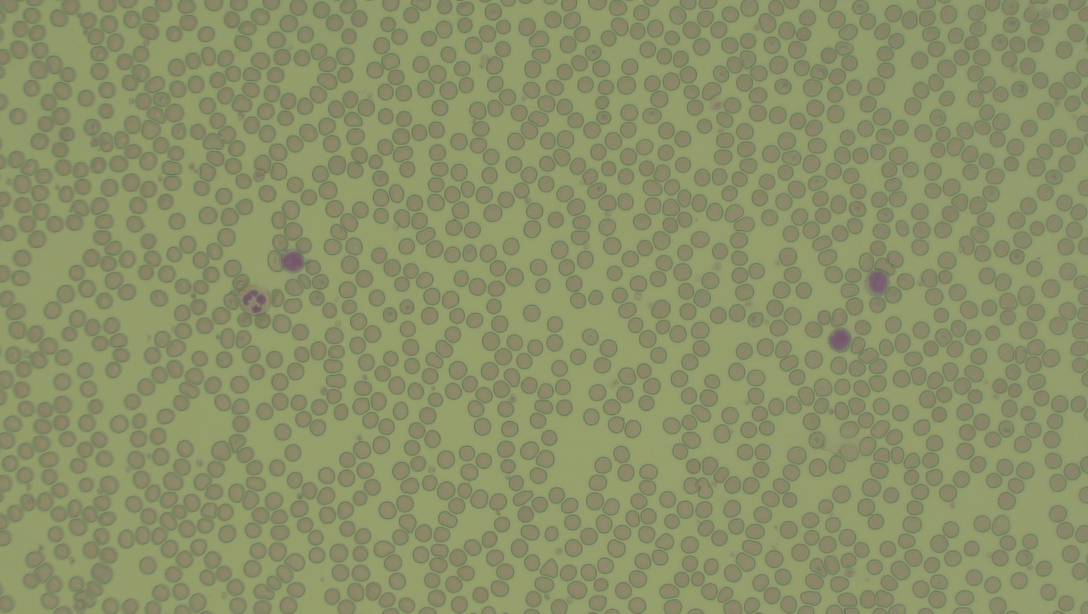
#> input picture IMG00330.JPG, 3264 x 1840 px (shown at 1/3 size)
$ python -i gui_increase_brightness.py   (imports and definitions only)
#> lines starting #> are read from the running program, lines starting #| are printed output that depends on the picture
import cv2
import numpy as np

def is_very_dark(img):

    image = cv2.imread(img)
    # Convert the image to grayscale to calculate brightness
    gray_image = cv2.cvtColor(image, cv2.COLOR_BGR2GRAY)
    # Calculate the average brightness
    avg_brightness = np.mean(gray_image)
    print(f"Average brightness: {avg_brightness}")
    # Check if the average brightness is below the threshold
    return image, avg_brightness #< threshold

def increase_brightness(image, brightness_thresh=140):
    img_path = image
    image, current_brightness = is_very_dark(image)

    diff_brightness = brightness_thresh - current_brightness if brightness_thresh - current_brightness >=0 else 0
    # Convert to HSV (Hue, Saturation, Value) color space
    hsv = cv2.cvtColor(image, cv2.COLOR_BGR2HSV)
    # Increase the V (value) channel by the specified value
    h, s, v = cv2.split(hsv)
    v = np.clip(v + diff_brightness, 0, 255).astype(h.dtype)
    final_hsv = cv2.merge((h, s, v))
    # Convert back to BGR color space
    bright_image = cv2.cvtColor(final_hsv, cv2.COLOR_HSV2BGR)
    cv2.imwrite(img_path, bright_image)
    return bright_image

>>> import cv2
>>> picture = cv2.imread('IMG00330.JPG', cv2.IMREAD_GRAYSCALE)
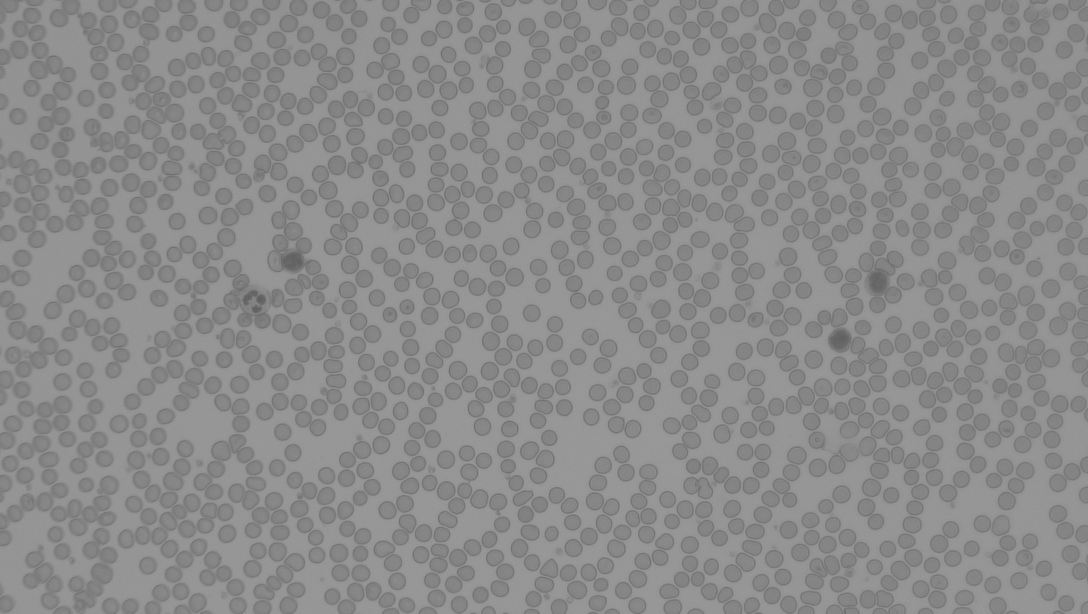
#> picture: shape (1840, 3264) (shown at 1/3 size); min 93, max 159, mean 138.8
>>> result = increase_brightness(picture)
#> (the run stopped early here; a loop or call above may not have finished)

$ run again, on IMG00335.JPG
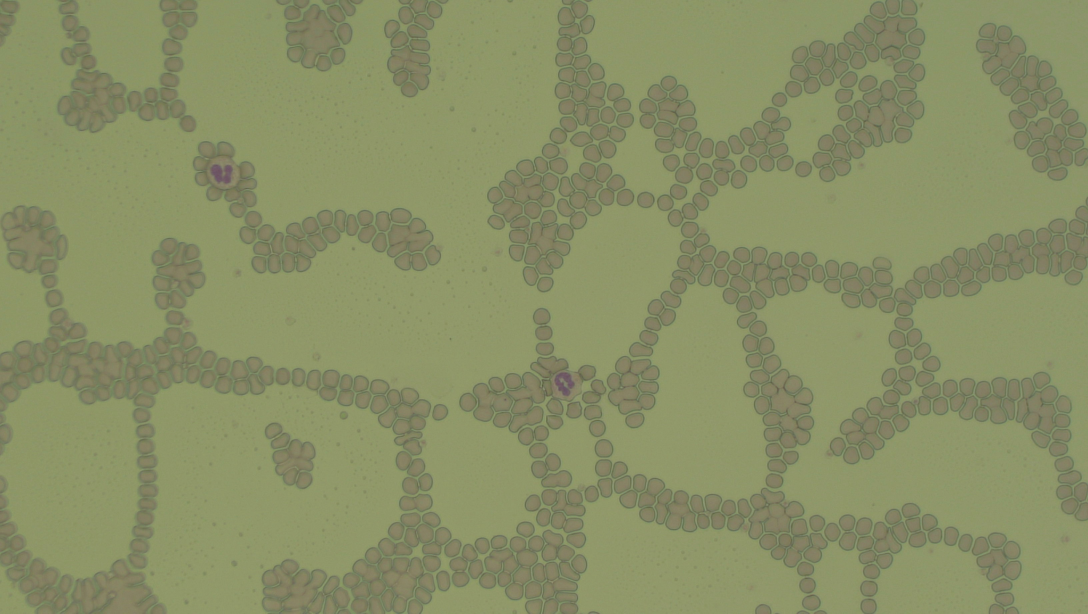
#> input picture IMG00335.JPG, 3264 x 1840 px (shown at 1/3 size)
#> `picture = cv2.imread('IMG00330.JPG', cv2.IMREAD_GRAYSCALE)`:
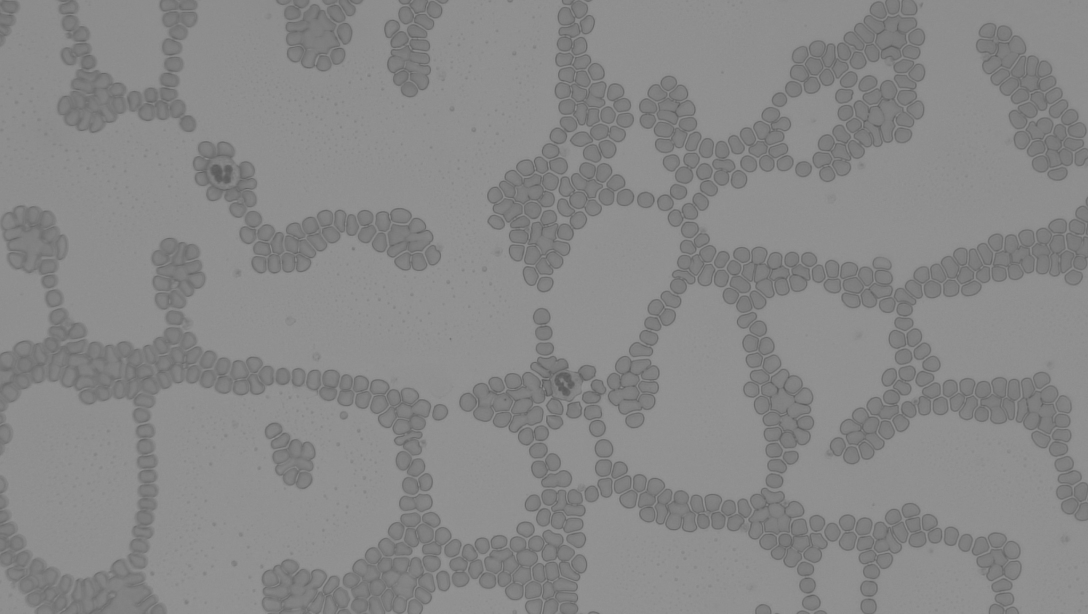
#> picture: shape (1840, 3264) (shown at 1/3 size); min 83, max 152, mean 136.5
